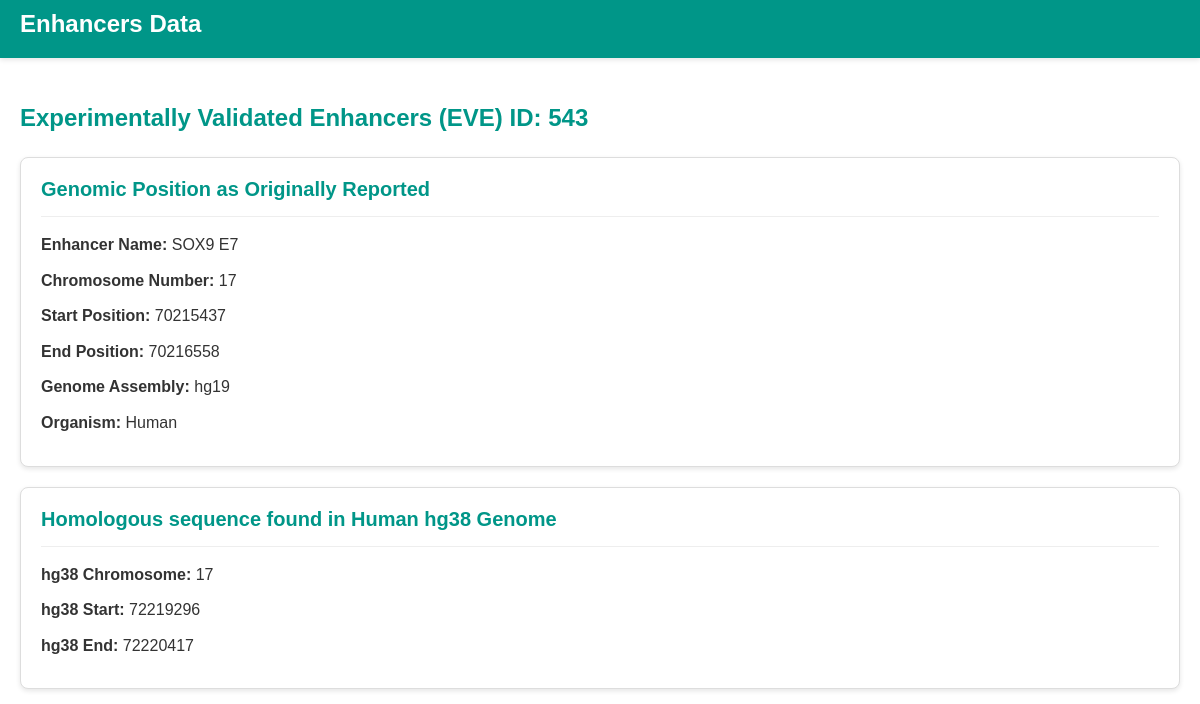
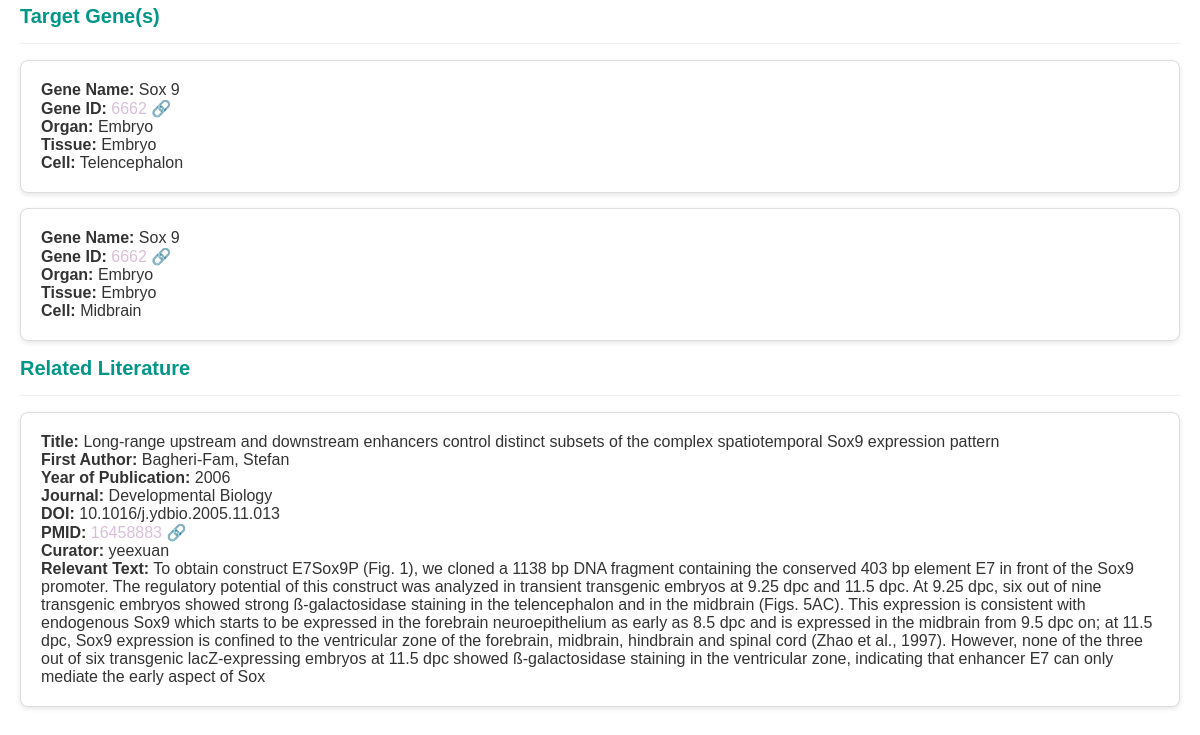
/enhancer/543/, run on an earlier commit of the app's database (2 pictures, top to bottom).
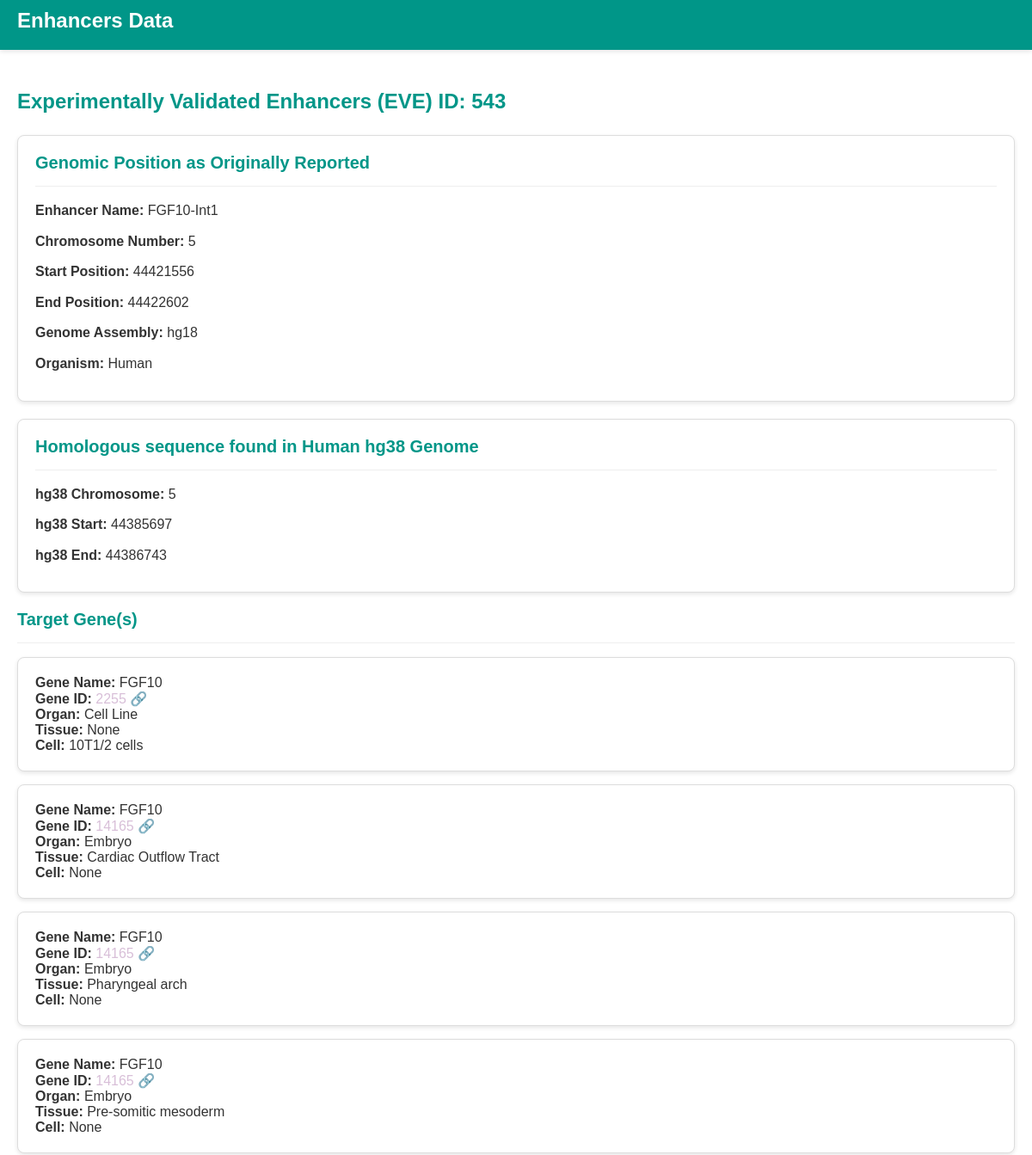
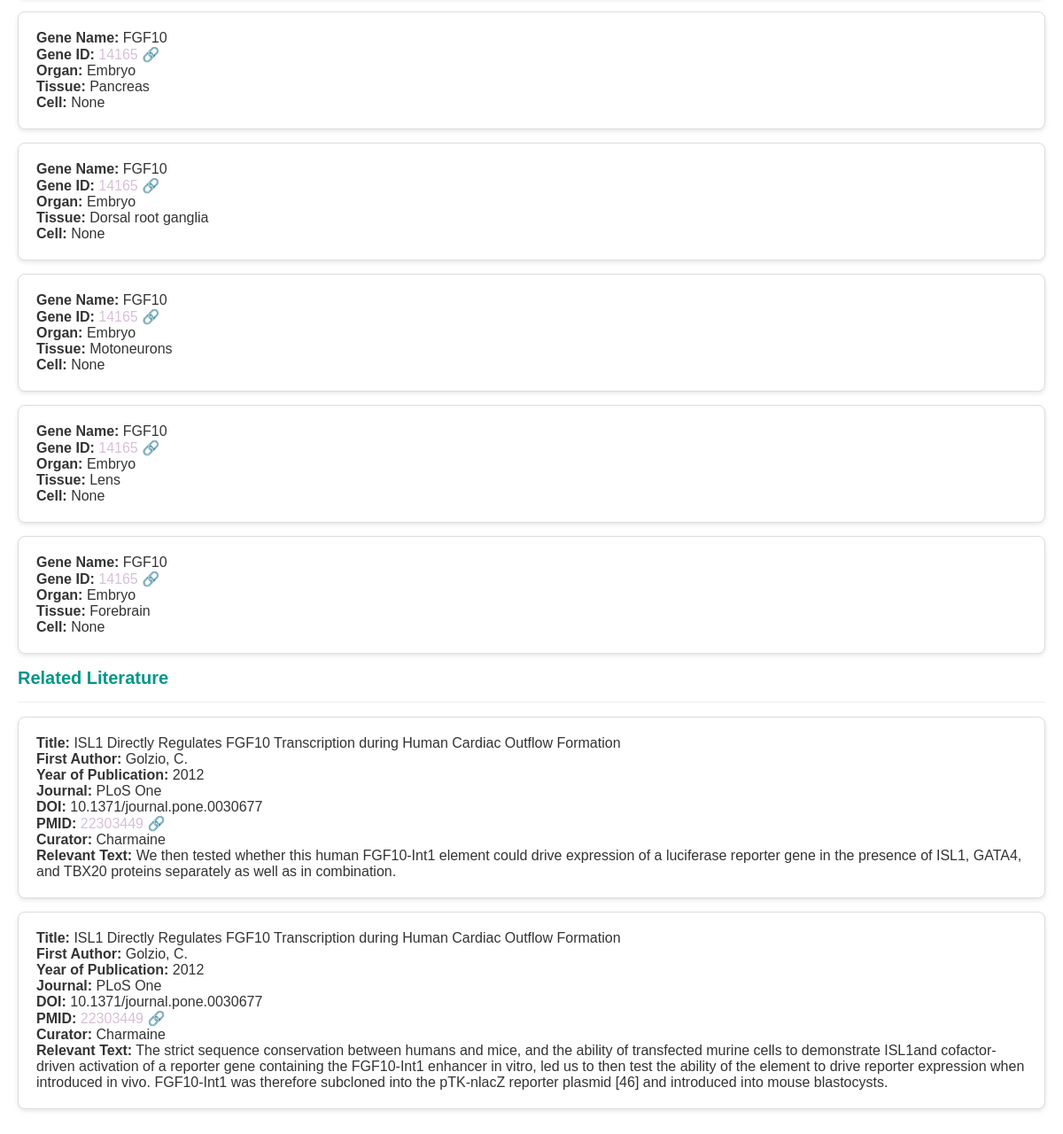
And on a later commit of the database (2 pictures, top to bottom).
### database/models.py (models this page shows)
class Enhancer(models.Model):
    enhancerID = models.AutoField(primary_key=True)
    enhancerName = models.CharField(max_length=255)
    chromosomeNumberAsReported = models.IntegerField()
    startAsReported = models.IntegerField()
    endAsReported = models.IntegerField()
    genomeAssemblyAsReported = models.CharField(max_length=255)
    organism = models.CharField(max_length=255)
    hg38Chromosome = models.IntegerField()
    hg38Start = models.IntegerField()
    hg38End = models.IntegerField()
    class Meta:
        unique_together = (('enhancerName', 'chromosomeNumberAsReported', 'startAsReported', 'endAsReported', 'genomeAssemblyAsReported'),)
        managed = False
        db_table = 'enhancers'

class Target(models.Model):
    targetID = models.AutoField(primary_key=True)
    geneName = models.CharField(max_length=255)
    geneID = models.IntegerField()
    organ = models.CharField(max_length=255)
    tissue = models.CharField(max_length=255)
    cell = models.CharField(max_length=255)
    class Meta:
        unique_together = (('geneName', 'geneID', 'organ', 'tissue', 'cell'),)
        managed = False
        db_table = 'targets'

class Evidence(models.Model):
    evidenceID = models.AutoField(primary_key=True)
    functionalYN = models.CharField(max_length=3)  # Assuming "Y/N" or similar short text
    methodAssay = models.CharField(max_length=255)
    relevantText = models.TextField()
    page = models.IntegerField()
    title = models.CharField(max_length=255)
    firstAuthor = models.CharField(max_length=255)
    pubYear = models.IntegerField()
    journal = models.CharField(max_length=255)
    volumePageNumber = models.CharField(max_length=255)
    doi = models.CharField(max_length=255)
    pmid = models.IntegerField()
    curator = models.CharField(max_length=255)
    date = models.DateField()
    comments = models.TextField()
    class Meta:
        unique_together = (('relevantText', 'pmid', 'comments', 'methodAssay', 'functionalYN'),)
        managed = False
        db_table = 'evidence'

### database/views.py (the view)
# urls.py: path('enhancer/<int:id>/', views.enhancer_detail_view, name='enhancer_detail'),
def enhancer_detail_view(request, id):
    enhancer = get_object_or_404(Enhancer, enhancerID=id)
    activities = Activity.objects.filter(enhancerID=enhancer.enhancerID)
    target_ids = activities.values_list('targetID', flat=True)
    evidence_ids = activities.values_list('evidenceID', flat=True)
    target_data = Target.objects.filter(targetID__in=target_ids)
    evidence_data = Evidence.objects.filter(evidenceID__in=evidence_ids)
    return render(request, 'enhancer_detail.html', {
        'item': enhancer,
        'target_data': target_data,
        'evidence_data': evidence_data,
    })

### templates/enhancer_detail.html (shortened to what this page needs)
<!DOCTYPE html>
<html lang="en">
<head>
</head>
<body>
    <div class="header-nav">
        <div class="nav-container">
            <div class="main-nav">
                <div class="logo">
                    <h1 style="color: white; margin: 0;">Enhancers Data</h1>
                </div>
            </div>
        </div>
    </div>
    <div class="content-area">
        <h1>Experimentally Validated Enhancers (EVE) ID: {{ item.enhancerID }}</h1>
        <div class="genomic-position">
            <h2>Genomic Position as Originally Reported</h2>
            <hr>
            <p><strong>Enhancer Name:</strong> {{ item.enhancerName }}</p>
            <p><strong>Chromosome Number:</strong> {{ item.chromosomeNumberAsReported }}</p>
            <p><strong>Start Position:</strong> {{ item.startAsReported }}</p>
            <p><strong>End Position:</strong> {{ item.endAsReported }}</p>
            <p><strong>Genome Assembly:</strong> {{ item.genomeAssemblyAsReported }}</p>
            <p><strong>Organism:</strong> {{ item.organism }}</p>
        </div>
        <div class="conserved-sequence">
            <h2>Homologous sequence found in Human hg38 Genome</h2>
            <hr>
            <p><strong>hg38 Chromosome:</strong> {{ item.hg38Chromosome }}</p>
            <p><strong>hg38 Start:</strong> {{ item.hg38Start }}</p>
            <p><strong>hg38 End:</strong> {{ item.hg38End }}</p>
        </div>
        <h2>Target Gene(s)</h2>
        <hr>
        {% if target_data %}
            <ul id="related-targets-list">
            {% for target in target_data %}
                <li>
                    <strong>Gene Name:</strong> {{ target.geneName }} <br>
                    <strong>Gene ID:</strong>
                    <a href="https://www.ncbi.nlm.nih.gov/gene/{{ target.geneID }}" target="_blank" style="color: #D8BFD8; text-decoration: none;">
                        {{ target.geneID }} 🔗
                    </a><br>
                    <strong>Organ:</strong> {{ target.organ }} <br>
                    <strong>Tissue:</strong> {{ target.tissue }} <br>
                    <strong>Cell:</strong> {{ target.cell }} <br>
                </li>
            {% endfor %}
            </ul>
        {% else %}
            <p>No target gene found.</p>
        {% endif %}
        <h2>Related Literature</h2>
        <hr>
        {% if evidence_data %}
            <ul>
            {% for evidence in evidence_data %}
                <li>
                    <strong>Title:</strong> {{ evidence.title }} <br>
                    <strong>First Author:</strong> {{ evidence.firstAuthor }} <br>
                    <strong>Year of Publication:</strong> {{ evidence.pubYear }} <br>
                    <strong>Journal:</strong> {{ evidence.journal }} <br>
                    <strong>DOI:</strong> {{ evidence.doi }} <br>
                    <strong>PMID:</strong>
                    <a href="https://pubmed.ncbi.nlm.nih.gov/{{ evidence.pmid }}" target="_blank" style="color: #D8BFD8; text-decoration: none;">
                        {{ evidence.pmid }} 🔗
                    </a>
                    <br>
                    <strong>Curator:</strong> {{ evidence.curator }} <br>
                    <strong>Relevant Text:</strong> {{ evidence.relevantText }} <br>
                </li>
            {% endfor %}
            </ul>
        {% else %}
            <p>No related evidence found.</p>
        {% endif %}
    </div>
</body>
</html>

What changed in the data, as far as the page shows it:
no longer on this page (row edited): Target: geneName "Sox 9", geneID "6662", organ "Embryo", tissue "Embryo", cell "Telencephalon"
no longer on this page (row edited): Target: geneName "Sox 9", geneID "6662", organ "Embryo", tissue "Embryo", cell "Midbrain"
no longer on this page (row edited): Evidence: title "Long-range upstream and downstream enhancers control distinct subsets of the complex spatiotemporal Sox9 expression pattern", firstAuthor "Bagheri-Fam, Stefan", pubYear "2006", journal "Developmental Biology", doi "10.1016/j.ydbio.2005.11.013", pmid "16458883", curator "yeexuan", relevantText "To obtain construct E7Sox9P (Fig. 1), we cloned a 1138 bp DNA fragment containing the conserved 403 bp element E7 in front of the Sox9 promoter. The regulatory potential of this construct was analyzed in transient transgenic embryos at 9.25 dpc and 11.5 dpc. At 9.25 dpc, six out of nine transgenic embryos showed strong ß-galactosidase staining in the telencephalon and in the midbrain (Figs. 5AC). This expression is consistent with endogenous Sox9 which starts to be expressed in the forebrain neuroepithelium as early as 8.5 dpc and is expressed in the midbrain from 9.5 dpc on; at 11.5 dpc, Sox9 expression is confined to the ventricular zone of the forebrain, midbrain, hindbrain and spinal…"
changed Enhancer "Human": enhancerName "SOX9 E7" → "FGF10-Int1"; chromosomeNumberAsReported "17" → "5"; startAsReported "70215437" → "44421556"; endAsReported "70216558" → "44422602"; genomeAssemblyAsReported "hg19" → "hg18"; hg38Chromosome "17" → "5"; hg38Start "72219296" → "44385697"; hg38End "72220417" → "44386743"
now on this page (row edited): Target: geneName "FGF10", geneID "2255", organ "Cell Line", tissue "None", cell "10T1/2 cells"
now on this page (row edited): Target: geneName "FGF10", geneID "14165", organ "Embryo", tissue "Cardiac Outflow Tract", cell "None"
now on this page (row edited): Target: geneName "FGF10", geneID "14165", organ "Embryo", tissue "Pharyngeal arch", cell "None"
now on this page (row edited): Target: geneName "FGF10", geneID "14165", organ "Embryo", tissue "Pre-somitic mesoderm", cell "None"
now on this page (row edited): Target: geneName "FGF10", geneID "14165", organ "Embryo", tissue "Pancreas", cell "None"
now on this page (row edited): Target: geneName "FGF10", geneID "14165", organ "Embryo", tissue "Dorsal root ganglia", cell "None"
now on this page (row edited): Target: geneName "FGF10", geneID "14165", organ "Embryo", tissue "Motoneurons", cell "None"
now on this page (row edited): Target: geneName "FGF10", geneID "14165", organ "Embryo", tissue "Lens", cell "None"
now on this page (row edited): Target: geneName "FGF10", geneID "14165", organ "Embryo", tissue "Forebrain", cell "None"
now on this page (row edited): Evidence: title "ISL1 Directly Regulates FGF10 Transcription during Human Cardiac Outflow Formation", firstAuthor "Golzio, C.", pubYear "2012", journal "PLoS One", doi "10.1371/journal.pone.0030677", pmid "22303449", curator "Charmaine", relevantText "We then tested whether this human FGF10-Int1 element could drive expression of a luciferase reporter gene in the presence of ISL1, GATA4, and TBX20 proteins separately as well as in combination."
now on this page (row edited): Evidence: title "ISL1 Directly Regulates FGF10 Transcription during Human Cardiac Outflow Formation", firstAuthor "Golzio, C.", pubYear "2012", journal "PLoS One", doi "10.1371/journal.pone.0030677", pmid "22303449", curator "Charmaine", relevantText "The strict sequence conservation between humans and mice, and the ability of transfected murine cells to demonstrate ISL1and cofactor-driven activation of a reporter gene containing the FGF10-Int1 enhancer in vitro, led us to then test the ability of the element to drive reporter expression when introduced in vivo. FGF10-Int1 was therefore subcloned into the pTK-nlacZ reporter plasmid [46] and introduced into mouse blastocysts."
